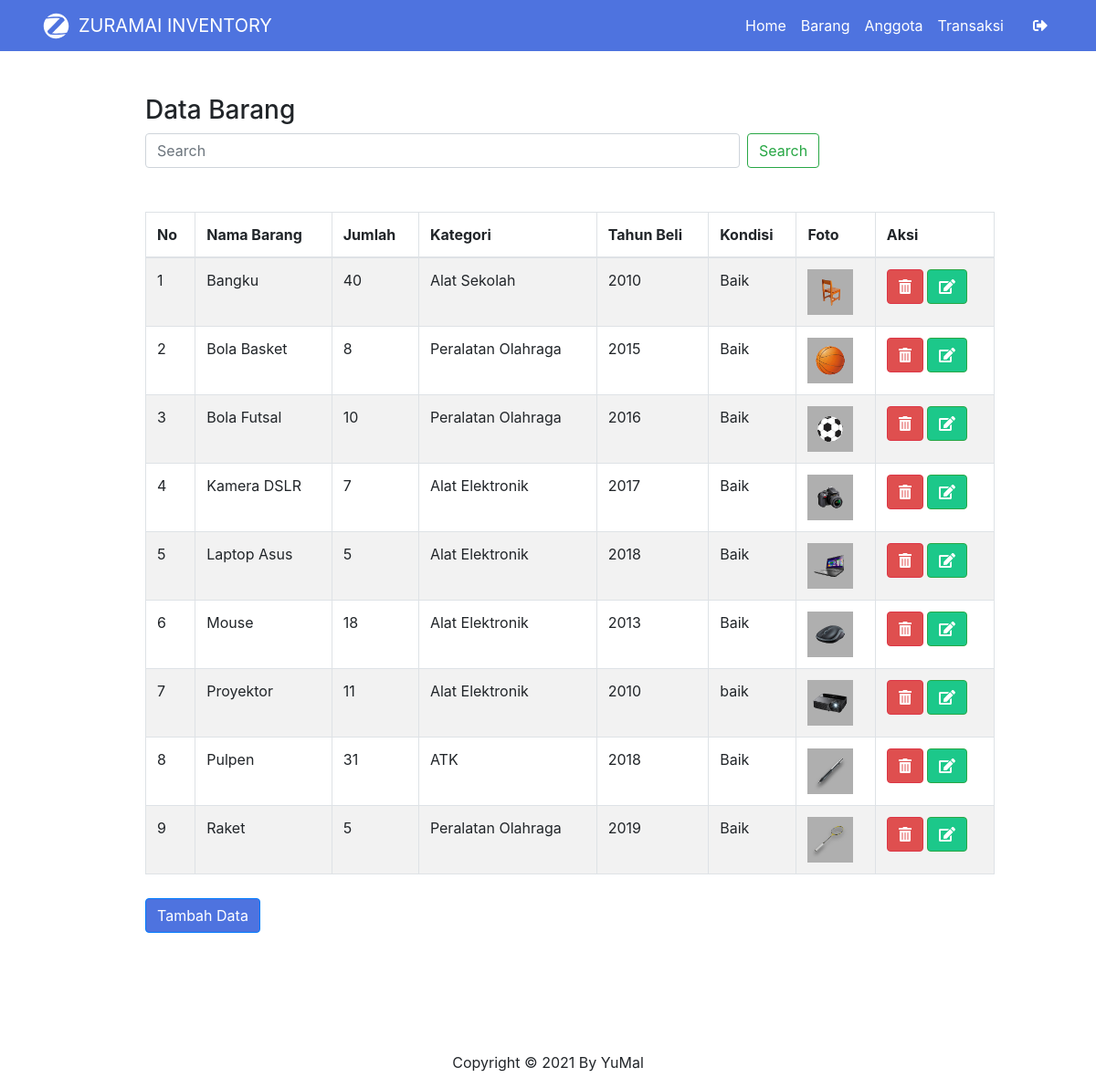
Page /views/admin/barang.php (signed in) on the committed database.
### tables this page shows
CREATE TABLE `tbl_barang` (
  `id_barang` int(8) NOT NULL,
  `nama_barang` varchar(250) NOT NULL,
  `foto_barang` varchar(200) NOT NULL,
  `jumlah_barang` int(8) NOT NULL,
  `kategori` varchar(150) NOT NULL,
  `spek` varchar(300) NOT NULL,
  `tahun_beli` varchar(5) NOT NULL,
  `kondisi` varchar(20) NOT NULL
);

### views/admin/barang.php (the view, shortened to what this page needs)
<?php
include 'header.php';
?>
    <div class="container" style="width: 80%; margin-left: 12%;" data-aos="zoom-in">
        <h3 class="mt-5">Data Barang</h3>
        <form class="form-inline my-2 my-lg-0" action="" method="post">
          <input class="form-control mr-sm-2" name="namabarang" type="search" placeholder="Search" aria-label="Search" style="width: 70%;">
          <button class="btn btn-outline-success my-2 my-sm-0" name="cari" type="submit">Search</button>
        </form>
        <div class="tables">
        <table class="table table-striped table-bordered mt-5">
            <thead>
                <tr>
                <th>No</th>
                <th>Nama Barang</th>
                <th>Jumlah</th>
                <th>Kategori</th>
                <th>Tahun Beli</th>
                <th>Kondisi</th>
                <th>Foto</th>
                <th>Aksi</th>
                </tr>
            </thead>
            <tbody>
                <?php $nomor = 1; ?>
                <?php $ambil = $koneksi->query("SELECT * FROM tbl_barang ORDER BY nama_barang"); ?>
                <?php while ($pecah = $ambil->fetch_assoc()) { ?>
                <tr>
                <td><?php echo $nomor; ?></td>
                <td><?php echo $pecah['nama_barang']; ?></td>
                <td><?php echo $pecah['jumlah_barang']; ?></td>
                <td><?php echo $pecah['kategori']; ?></td>
                <td><?php echo $pecah['tahun_beli']; ?></td>
                <td><?php echo $pecah['kondisi']; ?></td>
                <td>
                <img src="../../img/foto_barang/<?php echo $pecah['foto_barang']; ?>" width="50">
                </td>
                <th>
                <a onclick="return confirm('Anda yakin ingin menghapus Data ini..?')" href="hapusbarang.php?id=<?php echo $pecah['id_barang']; ?>" class="btn btn-danger text-white"><i class="fas fa-trash-alt"></i></a>
                <a href="ubahbarang.php?id=<?php echo $pecah['id_barang']; ?>" class="btn btn-success"><i class="fas fa-edit"></i></a>
                </tr>
            <?php $nomor++; ?>
            <?php
        } ?>
            </tbody>
        </table>
    </div><br>
				<a href="tambahbarang.php" class="btn btn-primary mt-n3">Tambah Data</a>
        </div>
<?php
include 'footer.php';
?>

### cssnative/views.css (style rules this page uses)
.btn-success { background-color: #1cc88a !important; }
.btn-primary { background-color: #4e73df !important; }
.btn-danger { background-color: #DF4F4F !important; }
.tables { overflow-x: none; }

### rows in the picture
tbl_barang: nama_barang "Bangku", jumlah_barang "40", kategori "Alat Sekolah", tahun_beli "2010", kondisi "Baik", foto_barang (picture)
tbl_barang: nama_barang "Bola Basket", jumlah_barang "8", kategori "Peralatan Olahraga", tahun_beli "2015", kondisi "Baik", foto_barang (picture)
tbl_barang: nama_barang "Bola Futsal", jumlah_barang "10", kategori "Peralatan Olahraga", tahun_beli "2016", kondisi "Baik", foto_barang (picture)
tbl_barang: nama_barang "Kamera DSLR", jumlah_barang "7", kategori "Alat Elektronik", tahun_beli "2017", kondisi "Baik", foto_barang (picture)
tbl_barang: nama_barang "Laptop Asus", jumlah_barang "5", kategori "Alat Elektronik", tahun_beli "2018", kondisi "Baik", foto_barang (picture)
tbl_barang: nama_barang "Mouse", jumlah_barang "18", kategori "Alat Elektronik", tahun_beli "2013", kondisi "Baik", foto_barang (picture)
tbl_barang: nama_barang "Proyektor", jumlah_barang "11", kategori "Alat Elektronik", tahun_beli "2010", kondisi "baik", foto_barang (picture)
tbl_barang: nama_barang "Pulpen", jumlah_barang "31", kategori "ATK", tahun_beli "2018", kondisi "Baik", foto_barang (picture)
tbl_barang: nama_barang "Raket", jumlah_barang "5", kategori "Peralatan Olahraga", tahun_beli "2019", kondisi "Baik", foto_barang (picture)
